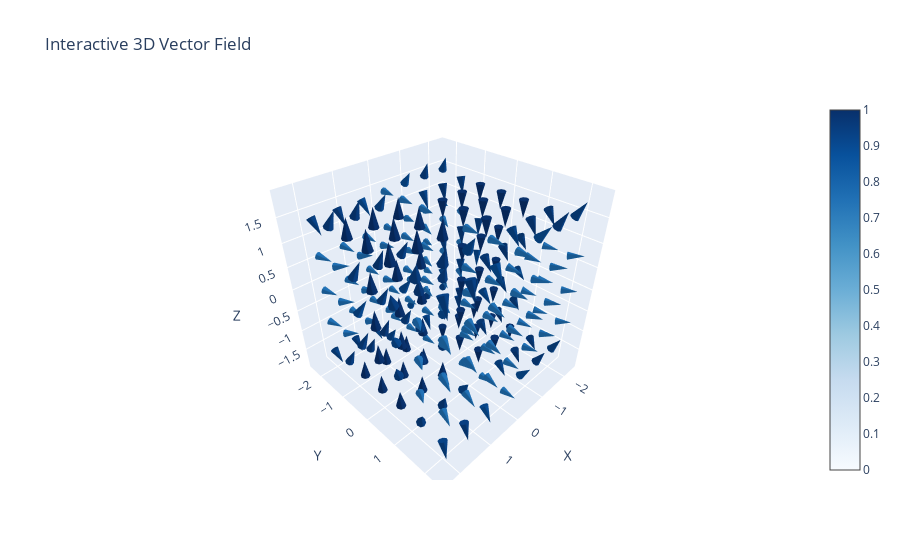

Write notebook code for a chart like this one.
### Code cell
import sympy as smp
from sympy import latex
from sympy.utilities.lambdify import lambdify
from IPython.display import display, Math
import numpy as np
import plotly.graph_objects as go

# Define symbols
x, y, z = smp.symbols('x y z')

# Vector field expressions (replace with user input if needed)
field_in_x = "2*x*y"
field_in_y = "5*y**2"
field_in_z = "6*sin(x)*cos(y)/cos(z)"  # avoid sec(z) directly; use 1/cos(z)

# Convert to symbolic expressions
expr_x = smp.sympify(field_in_x)
expr_y = smp.sympify(field_in_y)
expr_z = smp.sympify(field_in_z)

# Display LaTeX
components = []
if expr_x != 0:
    components.append(f"{latex(expr_x)}\\hat{{i}}")
if expr_y != 0:
    components.append(f"{latex(expr_y)}\\hat{{j}}")
if expr_z != 0:
    components.append(f"{latex(expr_z)}\\hat{{k}}")

full_latex = r"\vec{F} = " + " + ".join(components)
display(Math(full_latex))

# Lambdify for numerical evaluation
fx = lambdify((x, y, z), expr_x, modules='numpy')
fy = lambdify((x, y, z), expr_y, modules='numpy')
fz = lambdify((x, y, z), expr_z, modules='numpy')

# Create a 3D grid
x_vals = np.linspace(-2, 2, 7)
y_vals = np.linspace(-2, 2, 7)
z_vals = np.linspace(-1.5, 1.5, 5)
X, Y, Z = np.meshgrid(x_vals, y_vals, z_vals)

# Flatten grid for evaluation
Xf, Yf, Zf = X.flatten(), Y.flatten(), Z.flatten()

# Compute vector components at each grid point
U = fx(Xf, Yf, Zf)
V = fy(Xf, Yf, Zf)
W = fz(Xf, Yf, Zf)

# Normalize vectors for better display
magnitude = np.sqrt(U**2 + V**2 + W**2) + 1e-8
U_norm = U / magnitude
V_norm = V / magnitude
W_norm = W / magnitude

# Create interactive 3D vector field using Plotly
fig = go.Figure(data=go.Cone(
    x=Xf, y=Yf, z=Zf,
    u=U_norm, v=V_norm, w=W_norm,
    sizemode="absolute",
    sizeref=0.5,
    anchor="tail",
    colorscale="Blues",
    showscale=True
))

fig.update_layout(
    scene=dict(
        xaxis_title='X',
        yaxis_title='Y',
        zaxis_title='Z',
        aspectmode='cube'
    ),
    title="Interactive 3D Vector Field"
)

fig.show()

### Figure 1 — Plotly figure (JSON) as saved in the notebook; plotly's stock layout.template omitted (floating-point values rounded to 4 significant figures; data arrays with more than 128 entries replaced by an {"elided": "..."} marker saying what was removed)
{"data": [{"anchor": "tail", "colorscale": [[0, "rgb(247,251,255)"], [0.125, "rgb(222,235,247)"], [0.25, "rgb(198,219,239)"], [0.375, "rgb(158,202,225)"], [0.5, "rgb(107,174,214)"], [0.625, "rgb(66,146,198)"], [0.75, "rgb(33,113,181)"], [0.875, "rgb(8,81,156)"], [1, "rgb(8,48,107)"]], "showscale": true, "sizemode": "absolute", "sizeref": 0.5, "type": "cone", "u": {"elided": "245 float values"}, "v": {"elided": "245 float values"}, "w": {"elided": "245 float values"}, "x": {"elided": "245 float values"}, "y": {"elided": "245 float values"}, "z": {"elided": "245 float values"}}], "layout": {"scene": {"aspectmode": "cube", "xaxis": {"title": {"text": "X"}}, "yaxis": {"title": {"text": "Y"}}, "zaxis": {"title": {"text": "Z"}}}, "title": {"text": "Interactive 3D Vector Field"}}}
